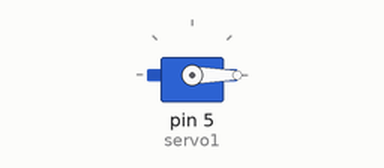
A sketch run on a simulated Arduino Uno, built with avr-gcc and run on an emulated ATmega328P. Parts: servo.

Above: at 0.05 s.
At 2.25 s:
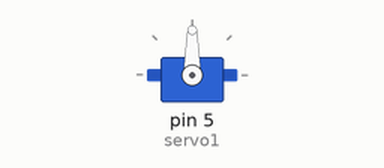
At 4.5 s:
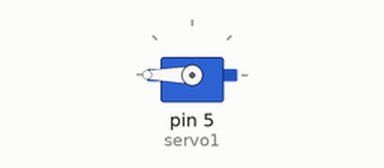
Timing chart, 0 to 5.9 s (numbered marks = the images above):
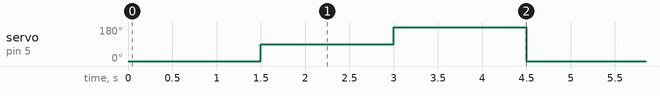

Measured:
- by itself, servo on pin 5 (servo1): repeats every 4.5 s: 180° 1.5 s, 0° 1.5 s, 90° 1.5 s

The sketch:

servo_test.ino
```cpp
#include <Servo.h>

Servo servo1;

void setup() {
  // put your setup code here, to run once:
  servo1.attach(5);

}

void loop() {
  // put your main code here, to run repeatedly:
  servo1.write(0);
  delay(1500);
  servo1.write(90);
  delay(1500);
  servo1.write(180);
  delay(1500);
}
```
